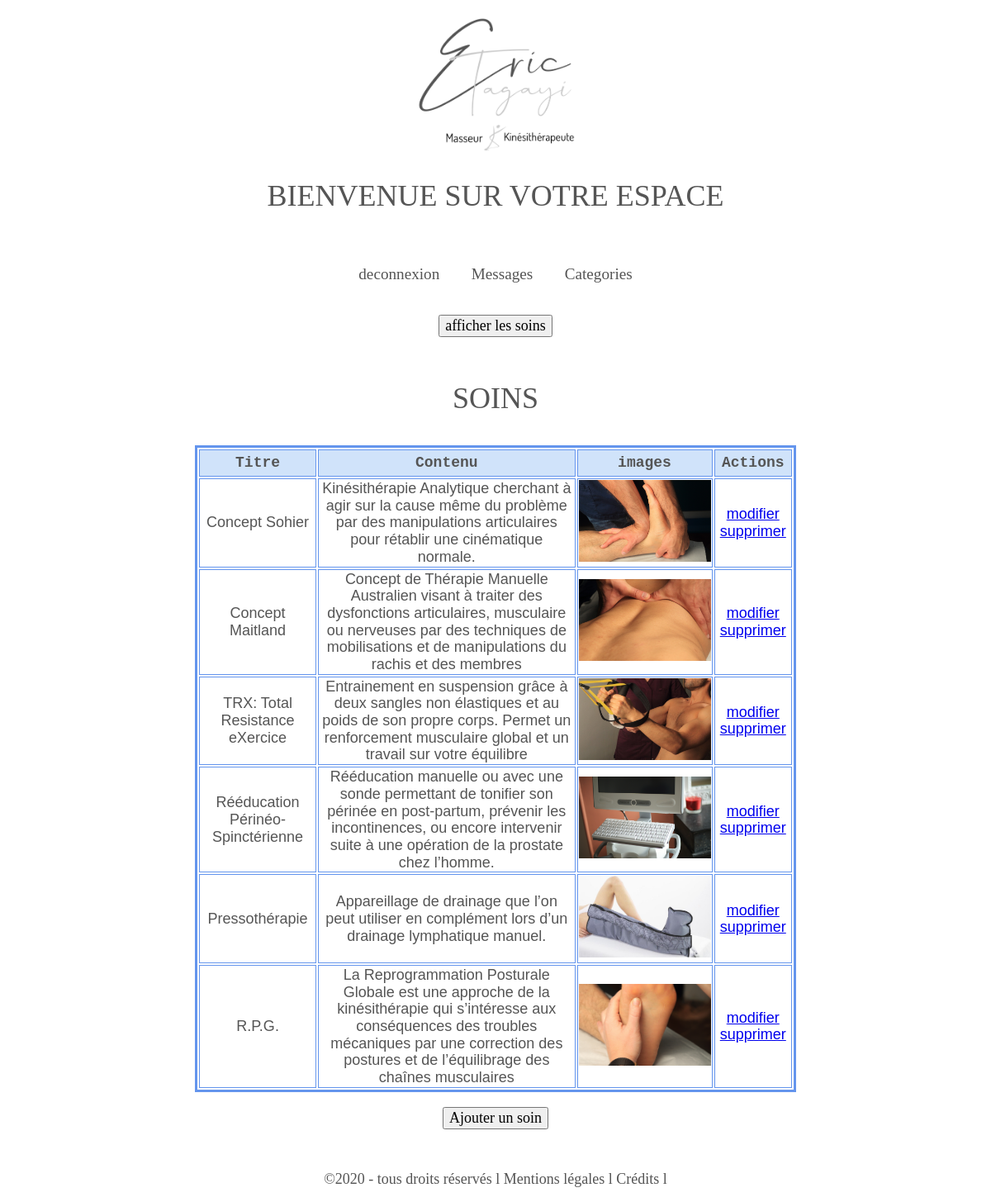
The app's page /index.php?class=admin&action=index (signed in) with its own data.
### tables this page shows
CREATE TABLE `soin` (
  `id` int(11) NOT NULL,
  `titre` varchar(255) NOT NULL,
  `contenu` text NOT NULL,
  `image` varchar(255) NOT NULL,
  `category` int(11) NOT NULL
);

### controllers/Controller.php (called while the page is built, shortened)
<?php
class Controller
{
    public function render($vue, array $params = [])
    {
        require "views/$vue.php";
    }
}

### controllers/AdminController.php (called while the page is built, shortened)
<?php
class AdminController extends Controller{
    public function index()
    {
        $soins = Soin::getAllSoins();
        $this->render("admin/dashboard",
            ['soins' => $soins]
            );
    }
}

### utilities/autoload.php (called while the page is built, shortened)
<?php
spl_autoload_register(function ($class)
{
    $sources = [
        "controllers/$class.php",
        "models/$class.php",
        "utilities/$class.php"
    ];
});

### models/Soin.php (called while the page is built, shortened)
<?php
require_once 'utilities/Database.php';
Class Soin
{
    private $id;
    private $titre;
    private $contenu;
    private $image;
    public function getId()
    {
        return $this->id;
    }
    public function getTitre()
    {
        return $this->titre;
    }
    public function getContenu()
    {
        return $this->contenu;
    }
    public function getImage()
    {
        return $this->image;
    }
    public static function getAllSoins() : array
    {
        $db = new Database()   ;
        $soins = $db->getMany("SELECT * FROM soin", "Soin");
        return $soins;
    }
}

### utilities/Database.php (called while the page is built, shortened)
<?php
class Database
{
    private $cnx;
    public function __construct()
    {
        try {
            $this->cnx = new PDO("mysql:host=".DATABASE['host'].";dbname=".DATABASE['dbname'].";charset=utf8",DATABASE['user'],DATABASE['password'] );
        } catch (PDOException $e) {
            die($e->getMessage());
        }
    }
   public function getMany(string $request, string $class, array $params = [])
   {
    $stmt = $this->cnx->prepare($request);
    $stmt->execute($params);
    $result = $stmt->fetchAll(PDO::FETCH_CLASS, $class);
    return $result;
   }
}

### views/admin/dashboard.php (the view, shortened to what this page needs)
<?php require_once "views/admin/header.php"; ?>
<button id="toggleButton">afficher les soins</button>
<div id="myDIV" class="container container-flex">
    <h1 class="container">SOINS</h1>
    <table>
        <thead>
            <th>Titre</th>
            <th>Contenu</th>
            <th>images</th>
            <th>Actions</th>
        </thead>
        <tbody>
            <?php foreach($soins as $soin) :?>
            <tr>
                <td><?= htmlentities($soin->getTitre()) ?></td>
                <td><?= htmlentities($soin->getContenu()) ?></td>
                <td><img class="miniImg" src="<?= htmlentities("public/img/soins/".$soin->getImage() )?>" alt=""></td>
                <td>
                    <a href="index.php?class=admin&action=editSoin&id=<?=$soin->getId()?>"> modifier </a>
                    <a href="index.php?class=admin&action=deleteSoin&id=<?=$soin->getId()?>">supprimer</a>
                </td>
            </tr>
            <?php endforeach ?>
        </tbody>
    </table>
</div>
<a href="index.php?class=admin&action=ajouter"><input type="button" value="Ajouter un soin" class="fields"></a>
<?php require_once "views/admin/footer.php"; ?>

### public/css/style.css (style rules this page uses)
* { box-sizing: border-box; }
.container { text-align: center; max-width: 800px; padding: 1em; margin: 0 auto; }
.container-flex { display: flex; flex-direction: column; }
body { font-family: 'Bree Serif', serif; font-size: 18px; color: #555555; }
h1, h2, h3, h4 { font-weight: normal; }
.miniImg { max-width: 10rem; }
table { border: medium solid #6495ed; }
th { font-family: monospace; border: thin solid #6495ed; padding: 5px; background-color: #D0E3FA; background-image: url(sky.jpg); }
td { font-family: sans-serif; border: thin solid #6495ed; text-align: center; background-color: #ffffff; }
@media screen and (min-width:768px) { table { width: 100%; } }
@media screen and (min-width:1024px) { .container-flex { flex-direction: row; flex-wrap: wrap; } }

### records on screen
soin: titre "Concept Sohier", contenu "Kinésithérapie Analytique cherchant à agir sur la cause même du problème par des manipulations articulaires pour rétablir une cinématique normale.", image (picture)
soin: titre "Concept Maitland", contenu "Concept de Thérapie Manuelle Australien visant à traiter des dysfonctions articulaires, musculaire ou nerveuses par des techniques de mobilisations et de manipulations du rachis et des membres", image (picture)
soin: titre "TRX: Total Resistance eXercice", contenu "Entrainement en suspension grâce à deux sangles non élastiques et au poids de son propre corps. Permet un renforcement musculaire global et un travail sur votre équilibre", image (picture)
soin: titre "Rééducation Périnéo-Spinctérienne", contenu "Rééducation manuelle ou avec une sonde permettant de tonifier son périnée en post-partum, prévenir les incontinences, ou encore intervenir suite à une opération de la prostate chez l’homme.", image (picture)
soin: titre "Pressothérapie", contenu "Appareillage de drainage que l’on peut utiliser en complément lors d’un drainage lymphatique manuel.", image (picture)
soin: titre "R.P.G.", contenu "La Reprogrammation Posturale Globale est une approche de la kinésithérapie qui s’intéresse aux conséquences des troubles mécaniques par une correction des postures et de l’équilibrage des chaînes musculaires", image (picture)
